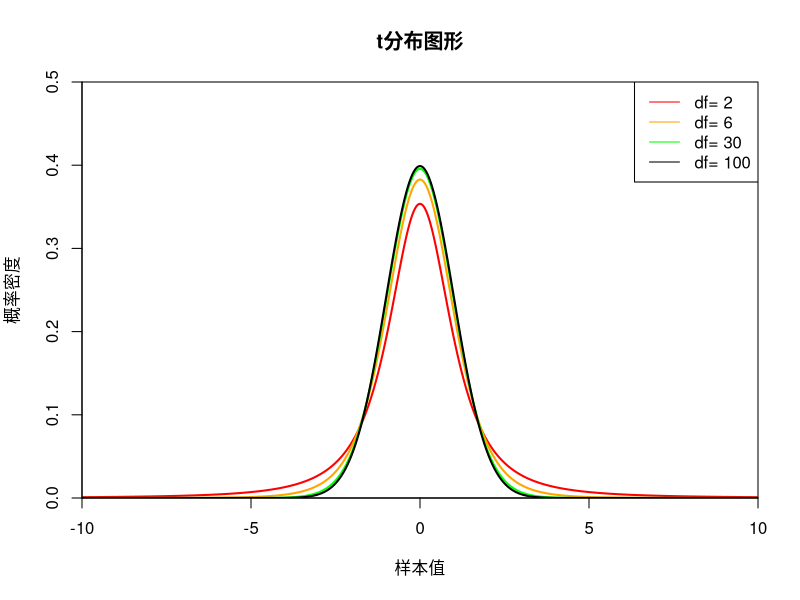

Write the R code that produced this figure.
x<-seq(-10, 10, length.out=1000)

plot(
  x, dt(x, 2, 0),
  col="red",
  xlim=c(-10, 10), ylim=c(0, 0.5),
  type='l',
  lwd=2,
  xaxs="i", yaxs="i",
  ylab='概率密度', xlab='样本值', main="t分布图形"
);

lines(x, dt(x, 6, 0), type='l', lwd=2, col="orange")
lines(x, dt(x, 30, 0), type='l', lwd=2, col="green")
lines(x, dnorm(x), type='l', lwd=2, col="black")

legend(
  "topright",
  legend=paste(
    "df=", c(2, 6, 30, 100)
  ), 
  lwd=1, 
  col=c("red", "orange", "green", "black")
)